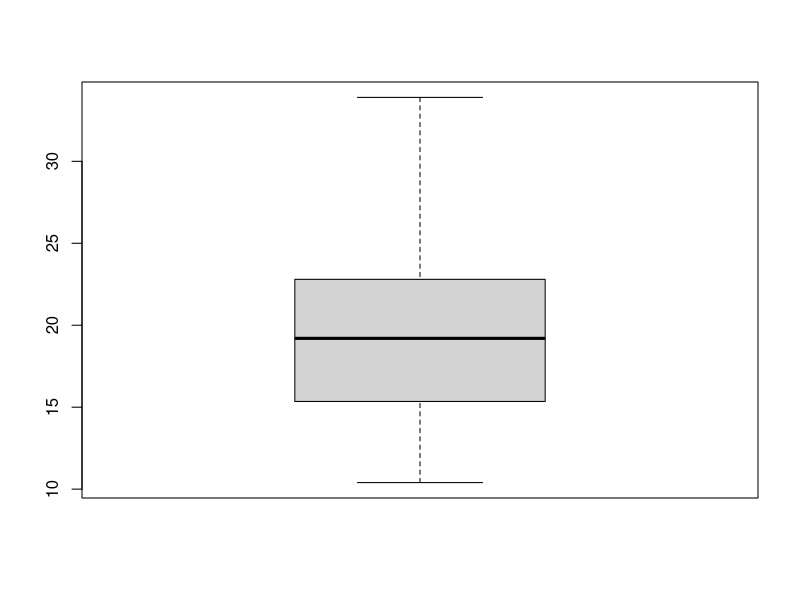
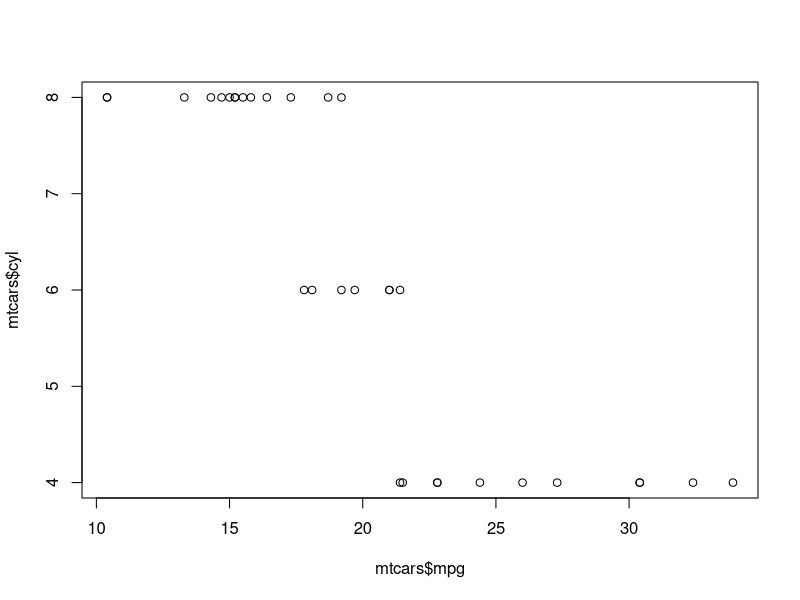
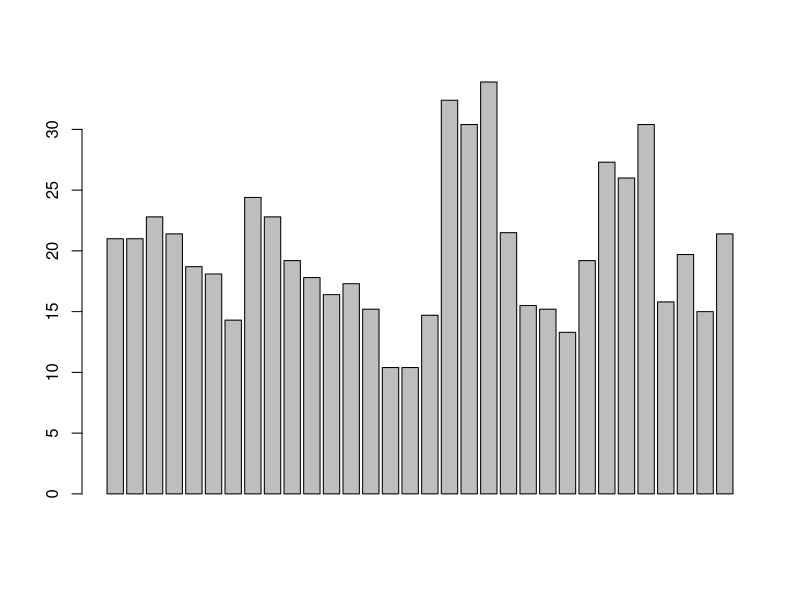

The R script that drew these images, in order:
summary(mtcars)
mean (mtcars$mpg)
sd(mtcars$mpg)
max(mtcars$mpg)
min(mtcars$mpg)
boxplot(mtcars$mpg)
mtcars$mpg
length(mtcars$mpg)
plot(mtcars$mpg, mtcars$cyl)
barplot(mtcars$mpg)
summary(mtcars)
